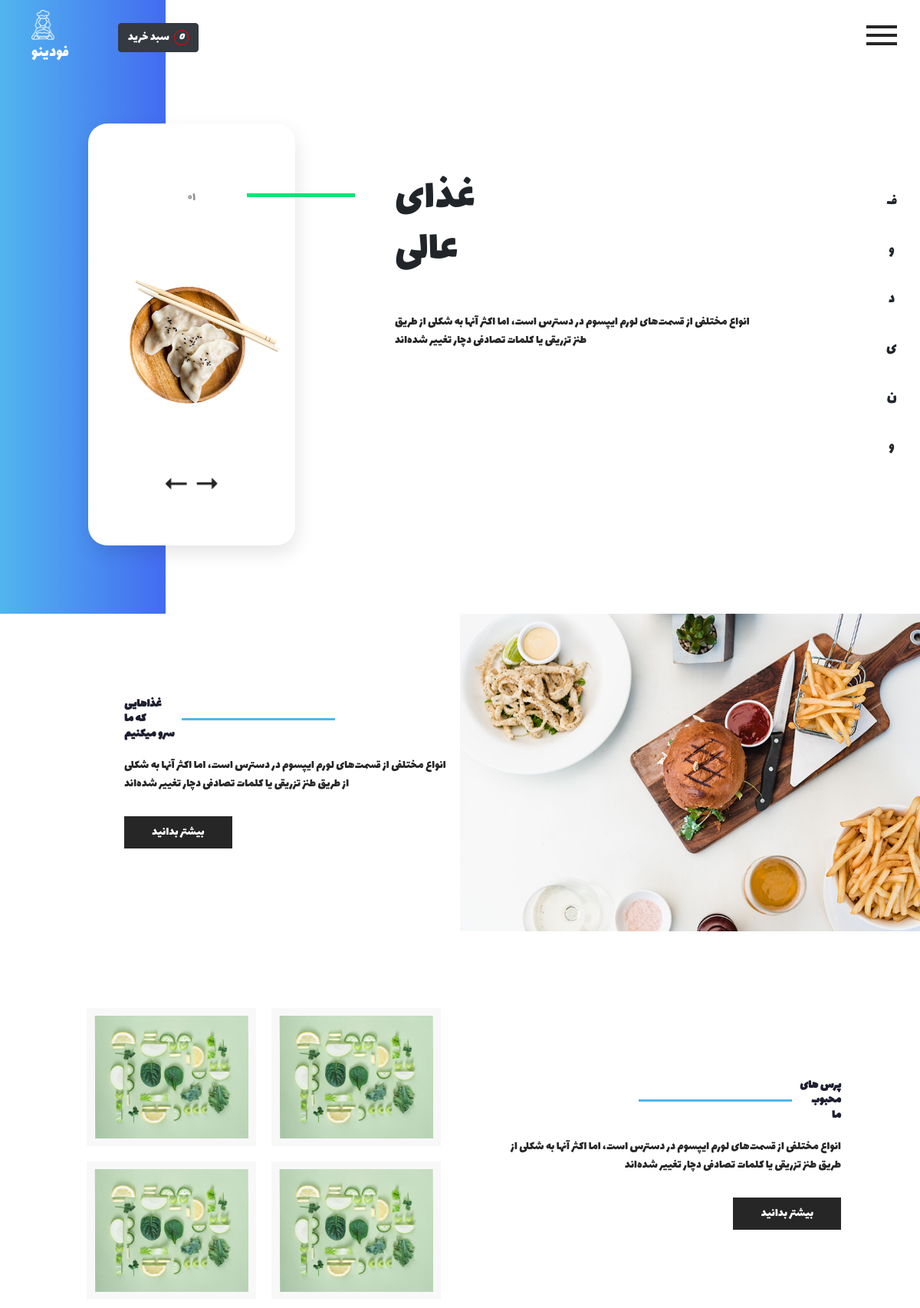
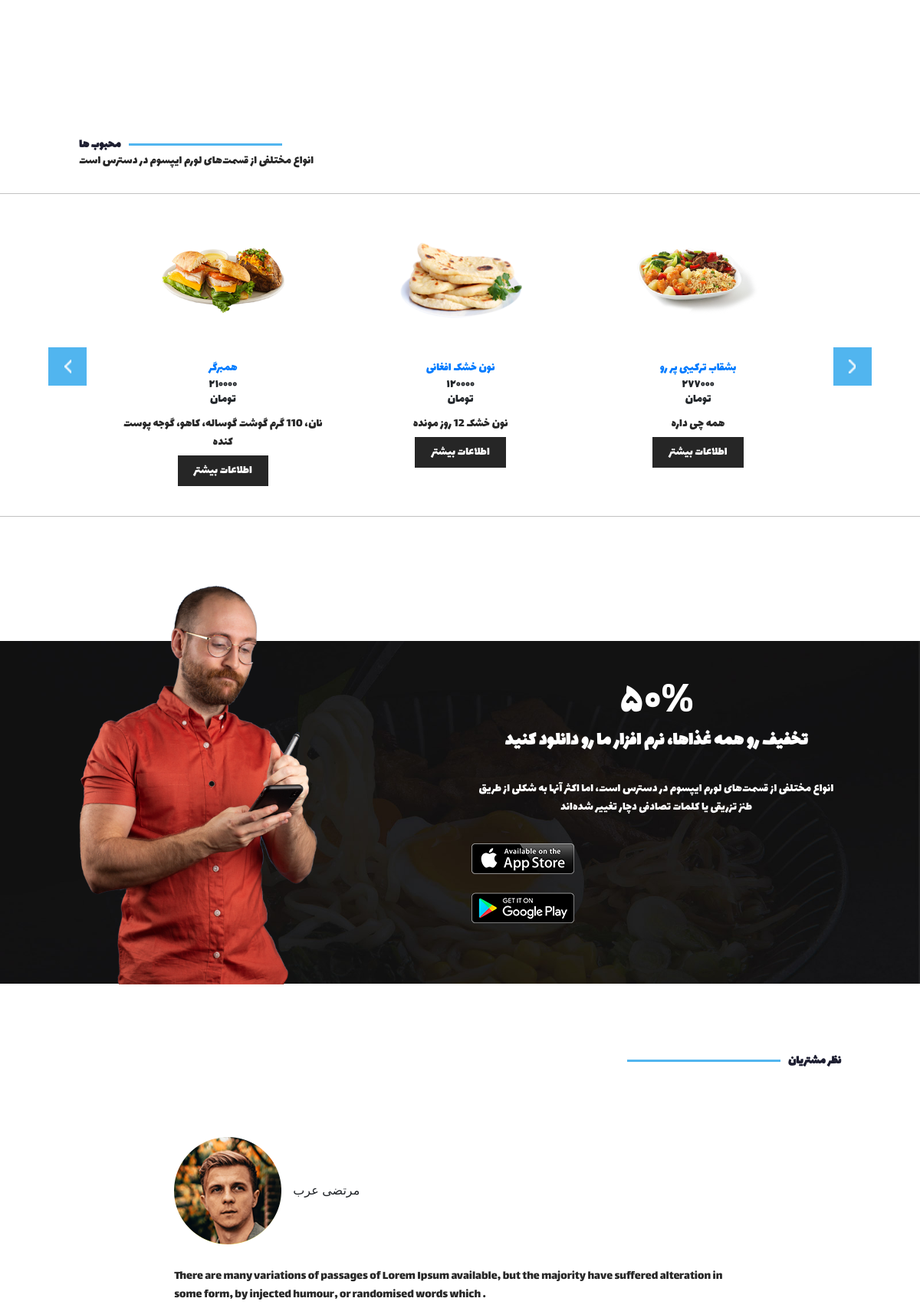
The page / (upper part) on the database its author committed (2 pictures, top to bottom).
### products/models.py (models this page shows, shortened)
class Food(models.Model):
    TYPES: list[tuple[str, str]] = [
        ('fast-food', 'فست فود'),
        ('drink', 'نوشیدنی'),
        ('salad', 'سالاد'),
    ]
    to = models.ForeignKey(to=Category, on_delete=models.CASCADE, verbose_name='دسته بندی')
    name = models.CharField(max_length=90, null=True, blank=True,verbose_name='نام غذا')
    price = models.CharField(max_length=15, null=True, blank=True,verbose_name='قیمت')
    image = models.ImageField(upload_to='images/foods', null=True, blank=True, verbose_name='عکس')
    quantity = models.IntegerField(default=10, null=True, blank=True,verbose_name='تعداد')
    ingredients = models.TextField(max_length=150, null=True, blank=True, verbose_name='مواد اولیه')
    food_type = models.CharField(max_length=50, choices=TYPES, null=True, blank=True, verbose_name='نوع غذا')
    class Meta:
        verbose_name = 'غذا'
        verbose_name_plural = 'غذاها'

### home/views.py (the view)
class FoodinoView(View):
    def get(self, request: HttpRequest) -> HttpResponse:
        year: int = datetime.datetime.now().year
        foods: Food = Food.objects.all()
        return render(
            request=request,
            template_name='index.html',
            context={
                'current_year': year,
                'foods': foods,
            },
        )

### templates/index.html (shortened to what this page needs)
{% extends 'base.html' %}
{% load static %}
{% block body %}
<body>
  <div class="hero_area">
    {% include 'includes/header.html' %}
    {% include 'includes/sections/section-slider.html' %}
  </div>
  {% include 'includes/sections/section-about.html' %}
  {% include 'includes/sections/section-dishes.html' %}
  {% include 'includes/sections/section-hot.html' %}
  {% include 'includes/sections/section-app.html' %}
  {% include 'includes/sections/section-customer.html' %}
  {% include 'includes/footer.html' %}
</body>
{% endblock body %}

### templates/includes/sections/section-hot.html
{% load static %}
<section class="hot_section layout_padding">
    <div class="container">
      <div class="heading_container">
        <h2>
          محبوب ها
        </h2>
        <hr>
      </div>
      <p>
        انواع مختلفی از قسمت‌های لورم ایپسوم در دسترس است
      </p>
    </div>
    <div class="carousel_container">
      <div class="container">
        <div class="carousel-wrap ">
          <div class="owl-carousel">
            {% for food in foods %}
              <div class="item">
                <div class="box">
                  <div class="img-box">
                    <img class="max-w-40" src="{{ food.image.url }}">
                  </div>
                  <div class="detail-box">
                    <p class="text-primary">{{ food.name }}</p>
                    <h4 style="font-family: Lalezar;">
                      {{ food.price }}
                    </h4>
                    <h4 style="font-family: Lalezar;">
                      تومان
                    </h4>
                    <p>
                      {{ food.ingredients }}
                    </p>
                    <a class="btn-1" href="{% url 'foods' %}">
                      اطلاعات بیشتر
                    </a>
                  </div>
                </div>
              </div>
            {% endfor %}
          </div>
        </div>
      </div>
    </div>
</section>

### static/css/style.css (style rules this page uses)
p { color: #272727; }
body { font-family: Lalezar; color: #0c0c0c; }
.layout_padding { padding: 90px 0; }
.heading_container { font-family: Lalezar; display: -webkit-box; display: -ms-flexbox; display: flex; -webkit-box-align: center; -ms-flex-align: center; align-items: center; }
.heading_container h2 { font-weight: bold; color: #1d1e31; position: relative; text-transform: uppercase; }
.heading_container hr { margin: 0 10px; border: none; -webkit-box-flex: 1; -ms-flex: 1; flex: 1; max-width: 200px; height: 3px; background-color: #51b5ef; }
.hero_area { height: 100vh; position: relative; }
.hero_area::before { content: ""; position: absolute; top: 0; left: 0; width: 18%; min-width: 150px; height: 100%; background: -webkit-gradient(linear, left top, right top, from(#51b5ef), to(#436bf1)); background: linear-gradient(to right, #51b5ef, #436bf1); }
a, a:hover, a:focus { text-decoration: none; }
.btn-1, .btn-2 { font-family: Lalezar; }
.hot_section .carousel_container { border: 1px solid #c2c2c2; padding: 45px 0 15px 0; margin-top: 30px; border-left: none; border-right: none; }
.hot_section .heading_container h2 { margin-bottom: 0; }
.hot_section .box { text-align: center; }
.hot_section .box .img-box { position: relative; display: -webkit-box; display: -ms-flexbox; display: flex; -webkit-box-pack: center; -ms-flex-pack: center; justify-content: center; -webkit-box-align: center; -ms-flex-align: center; align-items: center; height: 135px; }
.hot_section .box .img-box img { width: 75%; }
.hot_section .box .detail-box { margin-top: 35px; }
.hot_section .box .detail-box p { margin-top: 10px; }
.hot_section .box .detail-box a { display: inline-block; padding: 7px 20px; background-color: #262626; color: #ffffff; border: 1px solid #262626; margin-top: 5px; }
.hot_section .carousel-wrap { margin: 0 auto; padding: 0 5%; position: relative; }

### static/css/responsive.css (style rules this page uses)
@media (min-width: 1200px) { .container { max-width: 1170px; } }

### templates/includes/sections/section-app.html (style rules this page uses)
h1, h2, p { font-family: Lalezar; }

### rows shown on the page
Food: image (picture), name "همبرگر", price "۲١۰۰۰۰", ingredients "نان، 110 گرم گوشت گوساله، کاهو، گوجه پوست کنده"
Food: image (picture), name "نون خشک افغانی", price "١۲۰۰۰۰", ingredients "نون خشک 12 روز مونده"
Food: image (picture), name "بشقاب ترکیبی پر رو", price "۲۷۷۰۰۰", ingredients "همه چی داره"
